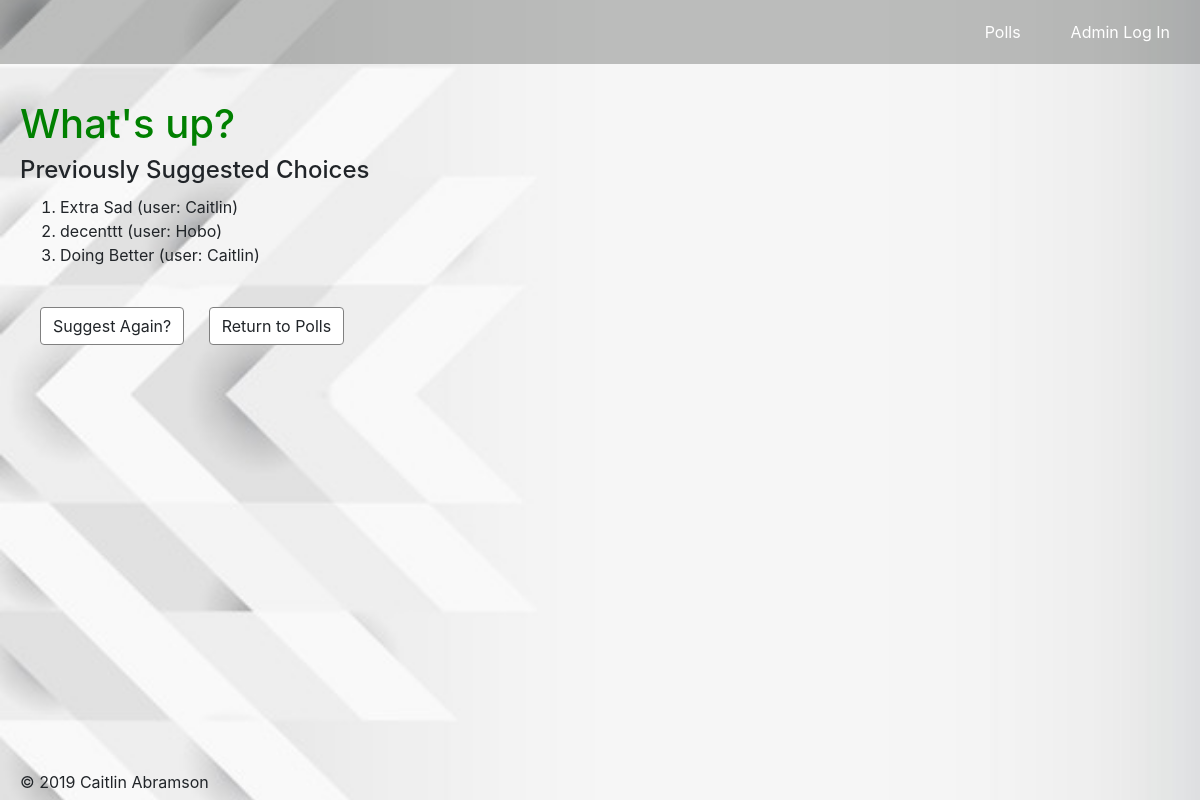
Before: /polls/1/suggestions/list with the older database file.
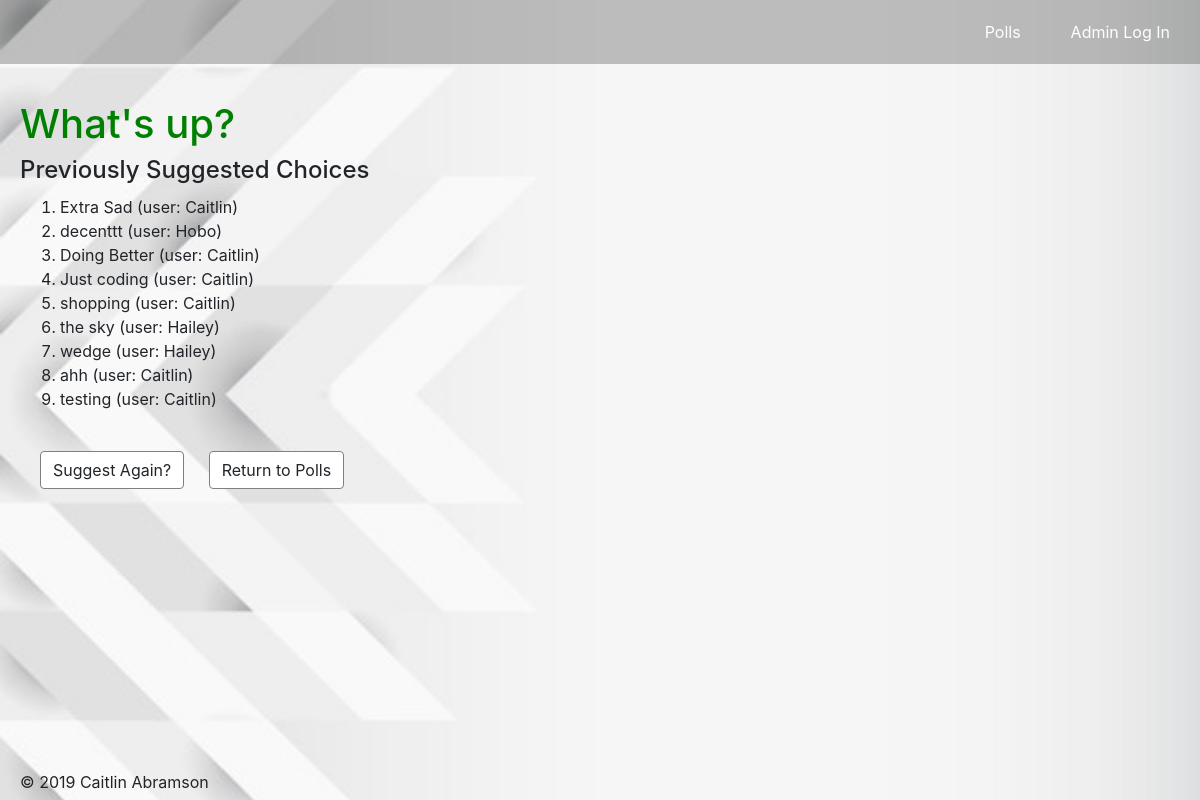
After: the same page with the newer database file.
### polls/models.py (models this page shows, shortened)
class Suggestion(models.Model):
    question = models.ForeignKey(Question,
        on_delete=models.CASCADE)
    suggestion_name = models.CharField(max_length=100)
    suggestion_text = models.CharField(max_length=250)

### polls/views.py (the view)
# urls.py: path('<int:pk>/suggestions/list', views.SuggestionListView.as_view(), name='suggestionsList')
class SuggestionListView(generic.DetailView):
    model = Question
    template_name = 'polls/suggestionsList.html'

### polls/templates/polls/suggestionsList.html (shortened to what this page needs)
<!DOCTYPE html>
<head>
    {% load staticfiles %}
    <link rel='stylesheet' type='text/css' href="/static/polls/css/bootstrap.min.css" />
    <link rel="stylesheet" type="text/css" href="{% static 'polls/style.css' %}">
</head>
<body>
    <div class="nav">
        <ul>
            <li class="nav_link"> <a href="http://127.0.0.1:8000/admin/"> Admin Log In</a> </li>
            <li class="nav_link"><a href="{% url 'polls:index' %}"> Polls </a></li>
        </ul>
    </div>
    <div class="header">
        <h1 class="question_label">{{ question.question_text }}</h1>
        <h4> Previously Suggested Choices </h4>
    </div>
    <div class="suggestion_list">
        <ul>
        {% for suggestion in question.suggestion_set.all %}
            <li>{{ suggestion.suggestion_text }} (user: {{ suggestion.suggestion_name }}) </li>
        {% endfor %}
        </ul>
    </div>
    <div class="buttons">
        <a class="btn btn-default" href="{% url 'polls:suggestions' question.id %}" role="button">Suggest Again?</a>
        <a class="btn btn-default" href="{% url 'polls:index' %}" role="button">Return to Polls</a>
    </div>
    <div class="footer">
        <p>&copy; 2019 Caitlin Abramson</p>
</body>

Changed rows visible on the page:
added Suggestion: suggestion_text "Just coding", suggestion_name "Caitlin"
added Suggestion: suggestion_text "shopping", suggestion_name "Caitlin"
added Suggestion: suggestion_text "the sky", suggestion_name "Hailey"
added Suggestion: suggestion_text "wedge", suggestion_name "Hailey"
added Suggestion: suggestion_text "ahh", suggestion_name "Caitlin"
added Suggestion: suggestion_text "testing", suggestion_name "Caitlin"
